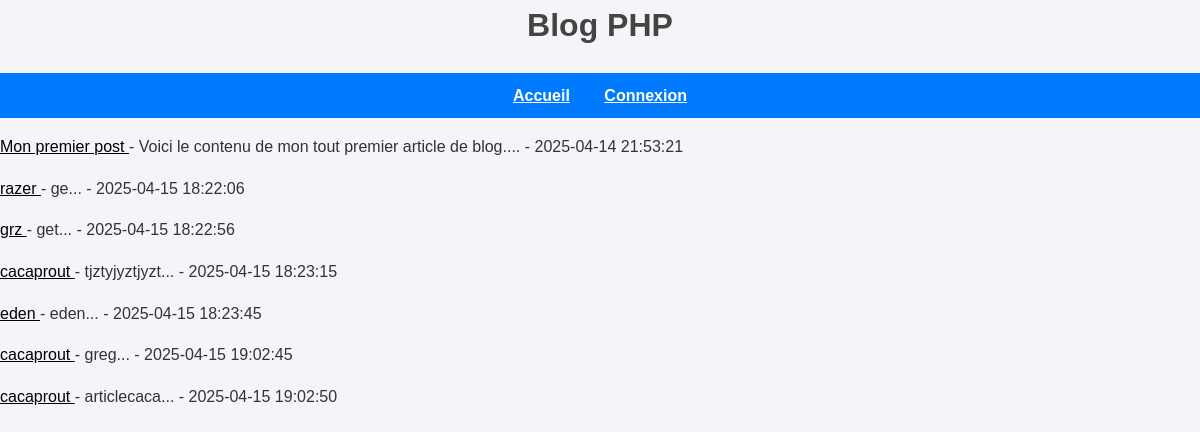
Before: / with the older database file.
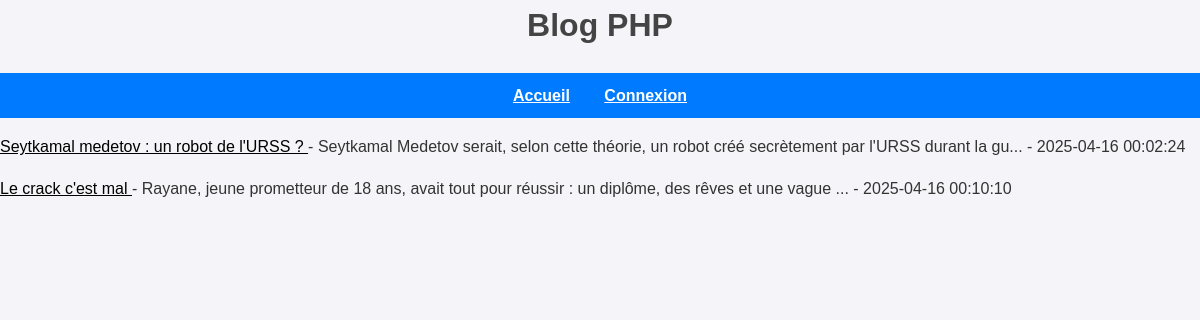
After: the same page with the newer database file.
### tables this page shows
CREATE TABLE `posts` (
  `id` int(11) NOT NULL,
  `titre` varchar(255) NOT NULL,
  `contenu` text NOT NULL,
  `date_creation` datetime DEFAULT CURRENT_TIMESTAMP,
  `auteur_id` int(11) DEFAULT NULL,
  `categorie_id` int(11) DEFAULT NULL
);

### index.php (the view)
<html>
    <head>
        <link rel="stylesheet" type="text/css" href="style.css">
    </head>
    <body>
        <?php
            include("include/header.php");
            include("include/basedonnee.php");
            $sql = "SELECT *
                    FROM posts";
            $query = $pdo->query($sql);
            $results = $query->fetchAll(PDO::FETCH_ASSOC);
            foreach ($results as $row)
            {
                ?>
                <p>
                    <a href="post.php?id=<?php echo $row["id"] ?>">
                        <?php echo $row["titre"]; ?>
                    </a>
                    - <?php echo substr($row["contenu"], 0, 100); ?>...
                    - <?php echo $row["date_creation"]; ?>
                </p>
                <?php
            }
        ?>
    </body>
</html>

### include/header.php (shortened to what this page needs)
<html>
    <head>
        <link rel="stylesheet" type="text/css" href="style.css">
    </head>
    <body>
        <h1>Blog PHP</h1>
        <nav>
            <a href="index.php">Accueil</a>
            <?php if (isset($_SESSION["admin_id"])): ?>
                <a href="admin.php">Admin</a>
                <a href="logout.php">Déconnexion</a>
                <p>Connecté en tant que <?= $_SESSION["admin_prenom"] ?> <?= $_SESSION["admin_nom"] ?></p>
            <?php else: ?>
                <a href="login.php">Connexion</a>
            <?php endif; ?>
        </nav>
    </body>
</html>

### style.css (style rules this page uses)
body { font-family: Arial, sans-serif; background-color: #f4f4f9; margin: 0; padding: 0; color: #333; line-height: 1.6; }
h1, h2, h3 { text-align: center; color: #444; }
a { text-decoration: underline; color: black; }
nav { background-color: #007BFF; color: white; padding: 10px 20px; text-align: center; }
nav a { color: white; margin: 0 15px; font-weight: bold; }

Changed rows visible on the page:
removed posts: titre "Mon premier post", contenu "Voici le contenu de mon tout premier article de blog.", date_creation "2025-04-14 21:53:21"
removed posts: titre "razer", contenu "ge", date_creation "2025-04-15 18:22:06"
removed posts: titre "grz", contenu "get", date_creation "2025-04-15 18:22:56"
removed posts: titre "cacaprout", contenu "tjztyjyztjyzt", date_creation "2025-04-15 18:23:15"
removed posts: titre "eden", contenu "eden", date_creation "2025-04-15 18:23:45"
removed posts: titre "cacaprout", contenu "greg", date_creation "2025-04-15 19:02:45"
removed posts: titre "cacaprout", contenu "articlecaca", date_creation "2025-04-15 19:02:50"
added posts: titre "Seytkamal medetov : un robot de l'URSS ?", contenu "Seytkamal Medetov serait, selon cette théorie, un robot créé secrètement par l'URSS durant la gu", date_creation "2025-04-16 00:02:24"
added posts: titre "Le crack c'est mal", contenu "Rayane, jeune prometteur de 18 ans, avait tout pour réussir : un diplôme, des rêves et une vague", date_creation "2025-04-16 00:10:10"
